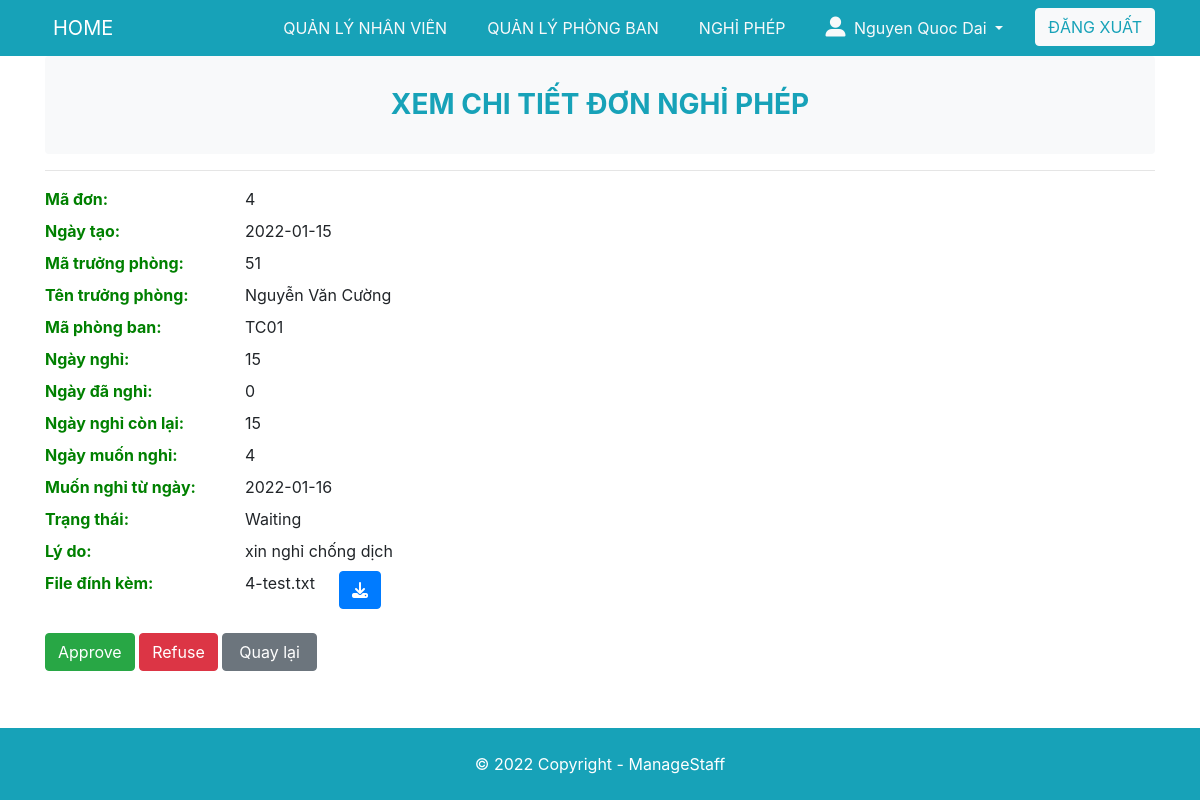
/nghiphep/Admin/details-nghiphep.php?id=4 (signed in), run on the app's committed database.
### tables this page shows
CREATE TABLE `dayOff` (
  `idDayOff` int(255) NOT NULL,
  `dayOff` int(255) DEFAULT NULL,
  `dayOffUsed` int(255) DEFAULT NULL,
  `dayOffWant` int(255) DEFAULT NULL,
  `dayOffLeft` int(255) DEFAULT NULL,
  `Status` varchar(255) DEFAULT NULL,
  `idStatus` int(255) DEFAULT NULL,
  `idPerson` int(255) DEFAULT NULL,
  `namePerson` varchar(255) DEFAULT NULL,
  `rolePerson` int(255) DEFAULT NULL,
  `idPersonPer` int(255) DEFAULT NULL,
  `namePersonPer` varchar(255) DEFAULT NULL,
  `fileDayOff` varchar(255) DEFAULT NULL,
  `reason` text,
  `dayOffFrom` varchar(255) DEFAULT NULL,
  `dayApplyOff` varchar(255) DEFAULT NULL,
  `idDepartment` varchar(255) DEFAULT NULL
);

### www/nghiphep/Admin/details-nghiphep.php (the view, shortened to what this page needs)
<?php
    $id = $_GET['id'];
    $sql_2 = "SELECT * FROM dayOff WHERE idDayOff = ?";
    $conn = connect_db();
    $stm = $conn->prepare($sql_2);
    $stm->bind_param("i", $id);
    if (!$stm->execute()){
        die('can not execute: ' . $stm->error);
    }
    $result = $stm->get_result();
    $data = $result->fetch_assoc();
    $idDayOff = $data['idDayOff'];
    $dayApplyOff = $data['dayApplyOff'];
    $idPerson = $data['idPerson'];
    $namePerson = $data['namePerson'];
    $idDepartment = $data['idDepartment'];
    $dayOff = $data['dayOff'];
    $dayOffUsed = $data['dayOffUsed'];
    $dayOffWant = $data['dayOffWant'];
    $dayOffLeft = $data['dayOffLeft'];
    $dayOffFrom = $data['dayOffFrom'];
    $Status = $data['Status'];
    $reason = $data['reason'];
    $idStatus = $data['idStatus'];
    $fileDayOff = $data['fileDayOff'];
?>
<!DOCTYPE html>
<html lang="en">
<head>
	<link rel="stylesheet" href="https://maxcdn.bootstrapcdn.com/bootstrap/4.5.2/css/bootstrap.min.css">
	<link rel="stylesheet" href="/style.css">
</head>
<body>
	<?php include '../../partial/header.php'?>
	<div class="container">
        <div class="justify-content-center">
            <header class="text-center bg-light text-info py-3 rounded">
                <h3 class="text-center mt-3 mb-3 display-5 font-weight-bold">XEM CHI TIẾT ĐƠN NGHỈ PHÉP</h3>
            </header>
            <hr />
            <dl class="dl-horizontal">
                <dt class="">Mã đơn</dt>
                <dd class=""><?= $idDayOff ?></dd>
                <dt>Ngày tạo</dt>
                <dd><?= $dayApplyOff ?></dd>
                <dt>Mã trưởng phòng</dt>
                <dd><?= $idPerson ?></dd>
                <dt>Tên trưởng phòng</dt>
                <dd><?= $namePerson ?></dd>
                <dt>Mã phòng ban</dt>
                <dd><?= $idDepartment ?></dd>
                <dt>Ngày nghỉ</dt>
                <dd><?= $dayOff ?></dd>
                <dt>Ngày đã nghỉ</dt>
                <dd><?= $dayOffUsed ?></dd>
                <dt>Ngày nghỉ còn lại</dt>
                <dd><?= $dayOffLeft ?></dd>
                <dt>Ngày muốn nghỉ</dt>
                <dd><?= $dayOffWant ?></dd>
                <dt>Muốn nghỉ từ ngày</dt>
                <dd><?= $dayOffFrom ?></dd>
                <dt>Trạng thái</dt>
                <dd><?= $Status?></dd>
                <dt>Lý do</dt>
                <dd><?= $reason?></dd>
                <?php if(!($fileDayOff == "$idDayOff-")){?>
                    <dt>File đính kèm</dt>
                    <div class="row">
                    <dd class="mr-4"><?= $fileDayOff ?></dd>
                        <dd><a class="btn btn-primary" href="download-file-dayoff.php?id=<?= $idDayOff ?>"><i class="fas fa-download"></i></a></dd>
                    </div>
                <?php }?>
            </dl>
        </div>
       <div class="mb-3">
            <?php if($idStatus == 1){  ?>
                <a href="./approve-nghiphep.php?id=<?=  $idDayOff; ?>" class="btn btn-success"><i class=""></i>Approve</a>
                <a href="./rejectTask.php?id=<?=  $idDayOff; ?>" class="btn btn-danger"><i class=""></i>Refuse</a>
            <?php } ?>
                <a href="./list-nghiphep.php" class="btn btn-secondary px-3" >Quay lại</a>
       </div>
	</div>
	<?php include '../../partial/footer.php'?>
</body>
</html>

### www/style.css (style rules this page uses)
body { min-height: 100vh; margin: 0; padding: 0; display: flex; flex-direction: column; }
dt { float: left; clear: left; width: 200px; font-weight: bold; color: green; }
dt::after { content: ":"; }
dd { margin: 1 1 1 80px; padding: 1 1 0.5em 0; }

### data on the page
dayoff: idDayOff "4", dayApplyOff "2022-01-15", idPerson "51", namePerson "Nguyễn Văn Cường", idDepartment "TC01", dayOff "15", dayOffUsed "0", dayOffLeft "15", dayOffWant "4", dayOffFrom "2022-01-16", Status "Waiting", reason "xin nghỉ chống dịch", fileDayOff "4-test.txt"

### other printed values
$_SESSION['name'] "Nguyen Quoc Dai"
